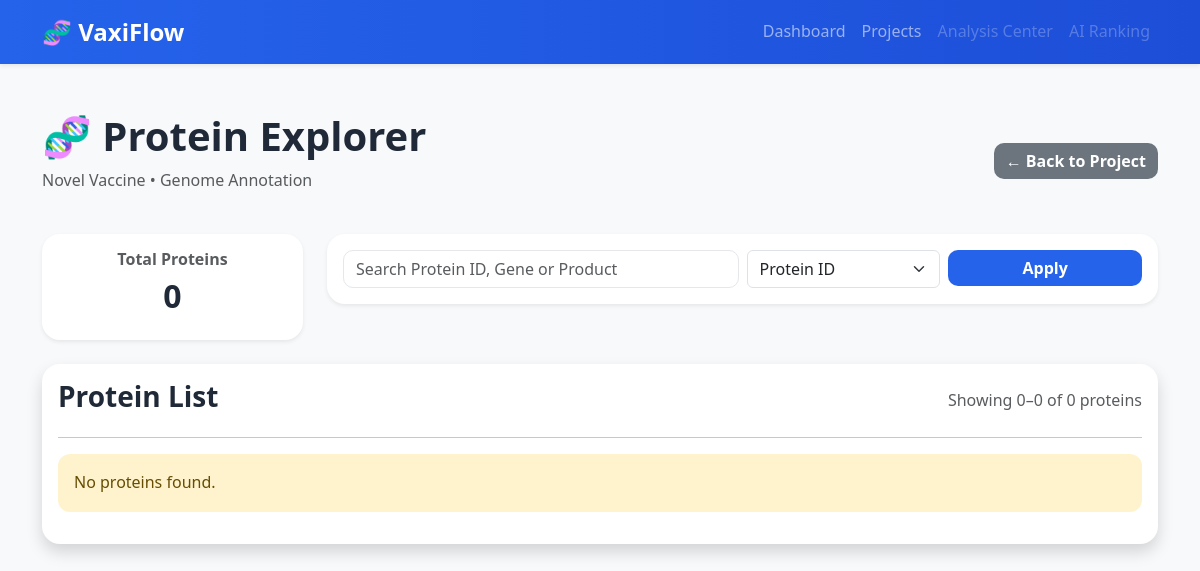
/proteins/analysis/10/, run on the app's committed database.
### users/models.py (models this page shows, shortened)
class Analysis(models.Model):
    ANALYSIS_TYPES = [
        ("annotation", "Genome Annotation"),
        ("signalp", "SignalP"),
        ("tmhmm", "TMHMM"),
        ("psortb", "PSORTb"),
        ("blast", "BLAST"),
        ("vaxijen", "VaxiJen"),
        ("ai", "AI Analysis"),
    ]
    STATUS_CHOICES = [
        ("pending", "Pending"),
        ("running", "Running"),
        ("completed", "Completed"),
        ("failed", "Failed"),
    ]
    project = models.ForeignKey(
        Project,
        on_delete=models.CASCADE,
        related_name="analyses",
    )
    genome = models.ForeignKey(
        Genome,
        on_delete=models.CASCADE,
        related_name="analyses",
    )
    analysis_type = models.CharField(
        max_length=50,
        choices=ANALYSIS_TYPES,
    )
    status = models.CharField(
        max_length=20,
        choices=STATUS_CHOICES,
        default="pending",
    )
    output_directory = models.CharField(
        max_length=500,
        blank=True,
    )
    log = models.TextField(
        blank=True,
    )
    exit_code = models.IntegerField(
        null=True,
        blank=True,
    )
    started_at = models.DateTimeField(
        auto_now_add=True,
    )
    completed_at = models.DateTimeField(
        null=True,
        blank=True,
    )

class Project(models.Model):
    project_name = models.CharField(max_length=200)
    organism = models.CharField(max_length=300)
    description = models.TextField(blank=True)
    created_at = models.DateTimeField(auto_now_add=True)

### proteins/views.py (the view)
def protein_list(request, analysis_id):
    analysis = get_object_or_404(
        Analysis,
        id=analysis_id,
    )
    search = request.GET.get(
        "search",
        "",
    ).strip()
    sort = request.GET.get(
        "sort",
        "protein_id",
    )
    proteins = Protein.objects.filter(
        analysis=analysis,
    )
    if search:
        proteins = proteins.filter(
            Q(protein_id__icontains=search)
            | Q(product__icontains=search)
            | Q(gene__icontains=search)
        )
    allowed_sort = {
        "protein_id": "protein_id",
        "length": "length",
        "-length": "-length",
    }
    proteins = proteins.order_by(
        allowed_sort.get(
            sort,
            "protein_id",
        )
    )
    paginator = Paginator(
        proteins,
        50,
    )
    page_number = request.GET.get(
        "page"
    )
    page_obj = paginator.get_page(
        page_number
    )
    return render(
        request,
        "proteins/list.html",
        {
            "analysis": analysis,
            "proteins": page_obj,
            "page_obj": page_obj,
            "search": search,
            "sort": sort,
            "total_proteins": paginator.count,
        },
    )

### templates/proteins/list.html (shortened to what this page needs)
{% extends "base.html" %}
{% block content %}
<div class="d-flex justify-content-between align-items-center mb-4">
    <div>
        <h1>🧬 Protein Explorer</h1>
        <p class="text-muted">
            {{ analysis.project.project_name }} • {{ analysis.get_analysis_type_display }}
        </p>
    </div>
    <a
        href="{% url 'project_detail' analysis.project.id %}"
        class="btn btn-secondary">
        ← Back to Project
    </a>
</div>
<div class="row mb-4">
    <div class="col-md-3">
        <div class="card shadow-sm">
            <div class="card-body text-center">
                <h6 class="text-muted">
                    Total Proteins
                </h6>
                <h2>
                    {{ total_proteins }}
                </h2>
            </div>
        </div>
    </div>
    <div class="col-md-9">
        <div class="card shadow-sm">
            <div class="card-body">
                <form method="get">
                    <div class="row g-2">
                        <div class="col-md-6">
                            <input
                                type="text"
                                class="form-control"
                                name="search"
                                value="{{ search }}"
                                placeholder="Search Protein ID, Gene or Product">
                        </div>
                        <div class="col-md-3">
                            <select
                                name="sort"
                                class="form-select">
                                <option value="protein_id"
                                    {% if sort == "protein_id" %}selected{% endif %}>
                                    Protein ID
                                </option>
                            </select>
                        </div>
                        <div class="col-md-3">
                            <div class="d-grid">
                                <button
                                    class="btn btn-primary">
                                    Apply
                                </button>
                            </div>
                        </div>
                    </div>
                </form>
            </div>
        </div>
    </div>
</div>
<div class="card shadow">
    <div class="card-body">
        <div class="d-flex justify-content-between align-items-center">
            <h3>
                Protein List
            </h3>
            <span class="text-muted">
                Showing {{ page_obj.start_index }}–{{ page_obj.end_index }}
                of {{ total_proteins }} proteins
            </span>
        </div>
        <hr>
        {% if proteins %}
        <table class="table table-hover align-middle">
            <thead class="table-light">
                <tr>
                    <th>Protein ID</th>
                    <th>Gene</th>
                    <th>Product</th>
                    <th>Length</th>
                    <th></th>
                </tr>
            </thead>
            <tbody>
            {% for protein in proteins %}
                <tr>
                    <td>
                        <strong>
                            {{ protein.protein_id }}
                        </strong>
                    </td>
                    <td>
                        {{ protein.gene|default:"-" }}
                    </td>
                    <td>
                        {{ protein.product|default:"-" }}
                    </td>
                    <td>
                        <span class="badge bg-info text-dark">
                            {{ protein.length }} aa
                        </span>
                    </td>
                    <td>
                        <a
                            href="{% url 'protein_detail' protein.id %}"
                            class="btn btn-sm btn-outline-primary">
                            View Details
                        </a>
                    </td>
                </tr>
            {% endfor %}
            </tbody>
        </table>
        <nav>
            <ul class="pagination justify-content-center">
                {% if page_obj.has_previous %}
                <li class="page-item">
                    <a
                        class="page-link"
                        href="?page={{ page_obj.previous_page_number }}&search={{ search }}&sort={{ sort }}">
                        Previous
                    </a>
                </li>
                {% endif %}
                {% for page in page_obj.paginator.page_range %}
                    {% if page == page_obj.number %}
                        <li class="page-item active">
                            <span class="page-link">
                                {{ page }}
                            </span>
                        </li>
                    {% else %}
                        <li class="page-item">
                            <a
                                class="page-link"
                                href="?page={{ page }}&search={{ search }}&sort={{ sort }}">
                                {{ page }}
                            </a>
                        </li>
                    {% endif %}
                {% endfor %}
                {% if page_obj.has_next %}
                <li class="page-item">
                    <a
                        class="page-link"
                        href="?page={{ page_obj.next_page_number }}&search={{ search }}&sort={{ sort }}">
                        Next
                    </a>
                </li>
                {% endif %}
            </ul>
        </nav>
        {% else %}
        <div class="alert alert-warning">
            No proteins found.
        </div>
        {% endif %}
    </div>
</div>
{% endblock %}

### static/css/style.css (style rules this page uses)
:root { --primary:#2563eb; --primary-dark:#1d4ed8; --success:#16a34a; --warning:#f59e0b; --danger:#dc2626; --info:#06b6d4; --background:#f8fafc; --card:#ffffff; --text:#1f2937; --muted:#6b7280; --border:#e5e7eb; }
body { background:var(--background); color:var(--text); font-family: "Segoe UI", Tahoma, Geneva, Verdana, sans-serif; font-size:16px; line-height:1.6; }
h1,h2,h3,h4,h5,h6 { font-weight:700; color:var(--text); }
a { text-decoration:none; }
.card { border:none; border-radius:18px; background:var(--card); box-shadow: 0 10px 30px rgba(0,0,0,.08); transition: transform .25s, box-shadow .25s; }
.btn { border-radius:10px; font-weight:600; transition:.25s; }
.btn-primary { background:var(--primary); border:none; }
.btn-secondary { border:none; }
.alert { border:none; border-radius:12px; }
.form-control { border-radius:10px; border:1px solid var(--border); }

### data on the page
Analysis: project.project_name "Novel Vaccine", analysis_type "Genome Annotation"

### other printed values
{{ total_proteins }} "0"
{{ page_obj.start_index }} "0"
{{ page_obj.end_index }} "0"
